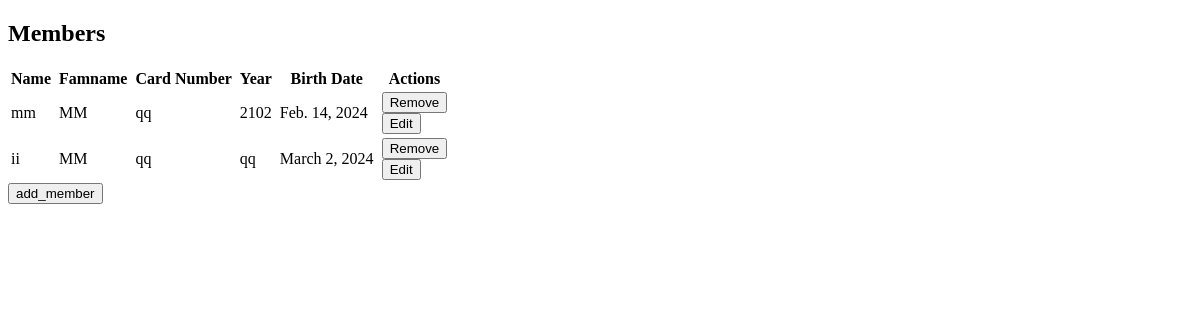
The page /members/affiche/ on the database as committed earlier.
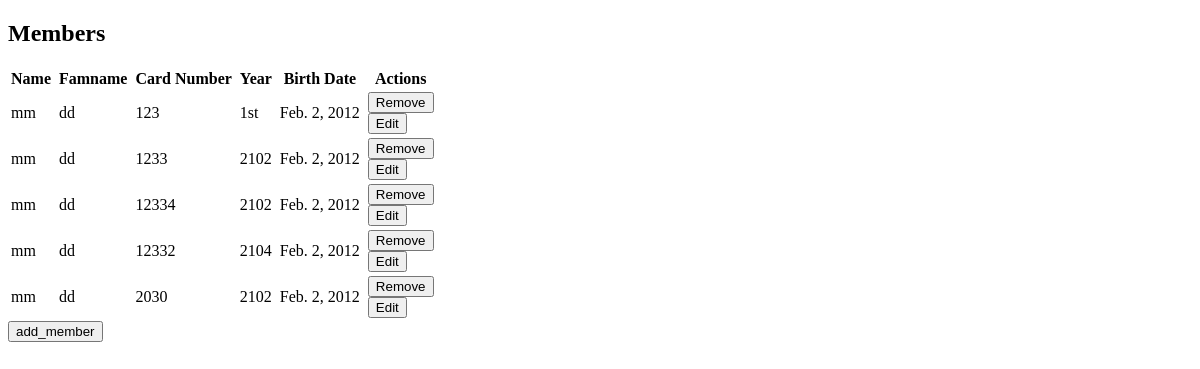
The same page on the database as committed later.
### members/models.py (models this page shows)
class member(models.Model):
    name = models.CharField(max_length=30)
    famname = models.CharField(max_length=30)#unique
    cardnum=models.CharField(max_length=10,unique=True)
    year=models.CharField(max_length=30)
    birth=models.DateField()

### members/views.py (the view)
def affich(request):
    impo=member.objects.all()
    return render(request,'affich.html',{'data':impo})

### templates/affich.html (shortened to what this page needs)
<!DOCTYPE html>
<html lang="en">
<head>
</head>
<body>
    {% if data %}
    <h2>Members</h2>
    <table>
        <thead>
            <tr>
                <th>Name</th>
                <th></th>
                <th>Famname</th>
                <th></th>
                <th>Card Number</th>
                <th></th>
                <th>Year</th>
                <th></th>
                <th>Birth Date</th>
                <th></th>
                <th>Actions</th>
            </tr>
        </thead>
        <tbody>
            {% for member in data %}
                <tr>
                    <td>{{ member.name }}</td>
                    <td></td>
                    <td>{{ member.famname }}</td>
                    <td></td>
                    <td>{{ member.cardnum }}</td>
                    <td></td>
                    <td>{{ member.year }}</td>
                    <td></td>
                    <td>{{ member.birth }}</td>
                    <td></td>
                    <td>
                        <form action="{% url 'remove_member' member.id %}" method="post">
                            <button type="submit">Remove</button>
                        </form>
                        <form action="{% url 'edit_member' member.id %}" method="get">
                            <button type="submit">Edit</button>
                        </form>
                    </td>
                </tr>
            {% endfor %}
        </tbody>
    </table>
    <button onclick="navigateToURL('{% url 'add_member' %}')">add_member</button>
{% endif %}
</body>
</html>

Rows that differ between the two databases and show on the page:
changed member (number 1 of 5 on the later page): famname "MM" → "dd"; cardnum "qq" → "123"; year "2102" → "1st"; birth "Feb. 14, 2024" → "Feb. 2, 2012"
changed member (number 2 of 5 on the later page): name "ii" → "mm"; famname "MM" → "dd"; cardnum "qq" → "1233"; year "qq" → "2102"; birth "March 2, 2024" → "Feb. 2, 2012"
added member: name "mm", famname "dd", cardnum "12334", year "2102", birth "Feb. 2, 2012"
added member: name "mm", famname "dd", cardnum "12332", year "2104", birth "Feb. 2, 2012"
added member: name "mm", famname "dd", cardnum "2030", year "2102", birth "Feb. 2, 2012"
